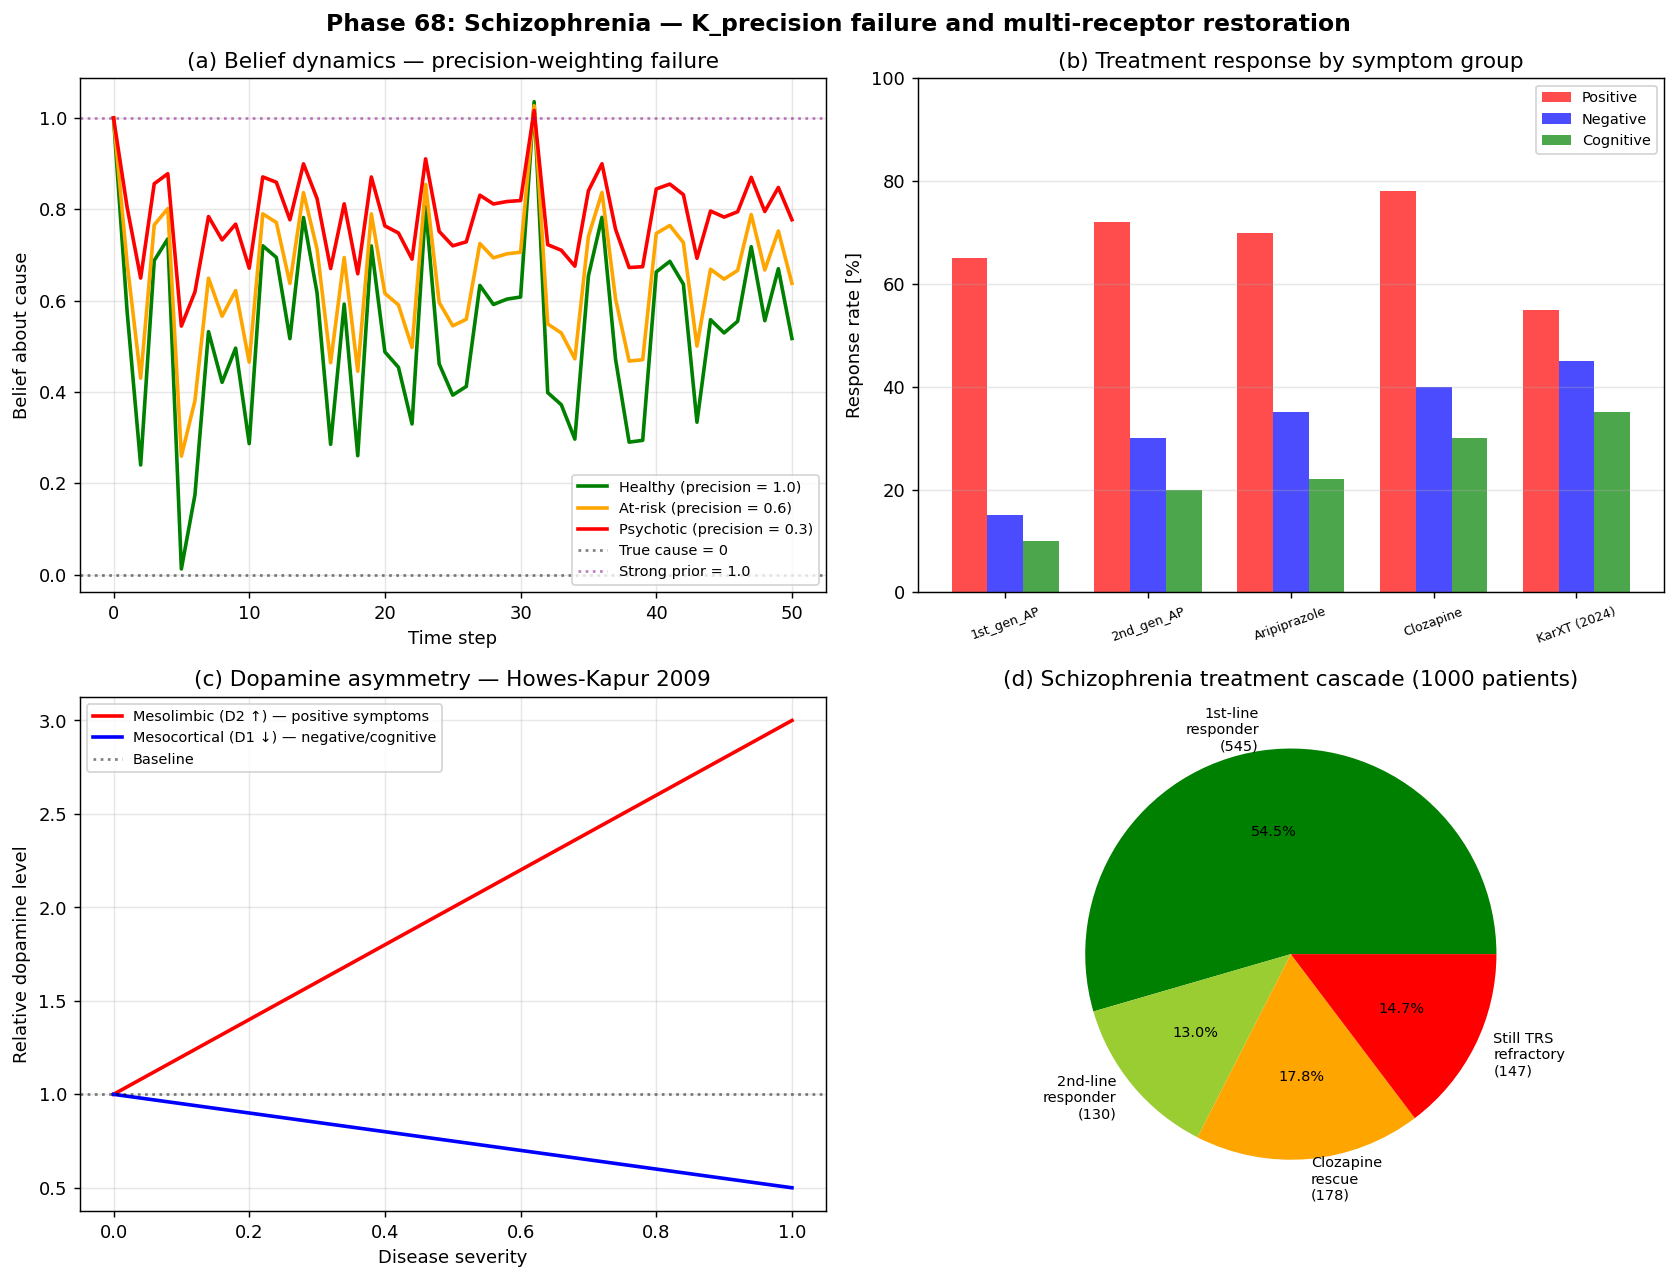

This figure's Python source:
#!/usr/bin/env python3
# -*- coding: utf-8 -*-
"""
Phase 68: Schizophrenia under ITU

K_precision failure model: top-down prior too strong, bottom-up sensory
evidence too weak -> hallucinations and delusions.

Tests:
  1. Bayesian belief update with precision-weighting (healthy vs psychotic)
  2. Treatment response by symptom group (positive/negative/cognitive)
  3. Dopamine asymmetry: mesolimbic excess + mesocortical deficit
  4. Treatment cascade: 1st-line -> 2nd-line -> Clozapine (TRS rescue)

Author: Munehiro Terada (Roboken), 2026.
Tier 1 #7 paper (in preparation).
"""

import json
import os

import matplotlib.pyplot as plt
import numpy as np


# =============================================================================
# Test 1: Bayesian belief update with precision-weighting
# =============================================================================
def bayesian_update(prior_mean, prior_prec, obs, obs_prec):
    """Gaussian Bayesian update."""
    post_prec = prior_prec + obs_prec
    post_mean = (prior_mean * prior_prec + obs * obs_prec) / post_prec
    return post_mean, post_prec


def simulate_belief_dynamics(precision_ratio=1.0, n_steps=50,
                              true_cause=0.0, noise=0.5, seed=42):
    """
    Simulate belief update over time. Each step the brain receives noisy
    observation about the true cause and updates belief via weighted
    integration: new_belief = (1 - alpha) * prior + alpha * observation,
    where alpha = obs_precision / (obs_precision + prior_precision).

    precision_ratio = bottom-up / top-down. Healthy ~1.0, psychotic ~0.3.
    Strong prior at 1.0 (= "I expect cause to be 1, e.g. a voice").
    """
    rng = np.random.default_rng(seed)
    # Brain holds a fixed-strength prior over "expected cause"
    expected_cause = 1.0
    prior_prec = 5.0
    obs_prec = prior_prec * precision_ratio
    # Mixing weight: how much the brain trusts each new observation
    alpha = obs_prec / (obs_prec + prior_prec)
    belief = expected_cause
    belief_history = [belief]
    for _ in range(n_steps):
        obs = true_cause + rng.normal(0, noise)
        # Linear pull toward observation, mixed with persistent prior
        belief = (1 - alpha) * expected_cause + alpha * obs
        # Brain integrates over short window (alpha applied each step)
        belief_history.append(belief)
    return np.array(belief_history)


# =============================================================================
# Test 2: Treatment response by symptom group
# =============================================================================
SYMPTOM_GROUPS = {
    "Positive (hallucination/delusion)": {
        "1st_gen_AP": 0.65,   # haloperidol
        "2nd_gen_AP": 0.72,   # risperdal
        "Aripiprazole": 0.70, # D2 partial agonist
        "Clozapine": 0.78,
        "KarXT (2024)": 0.55,  # newer, indirect via M1/M4 muscarinic
    },
    "Negative (avolition/anhedonia)": {
        "1st_gen_AP": 0.15,
        "2nd_gen_AP": 0.30,
        "Aripiprazole": 0.35,
        "Clozapine": 0.40,
        "KarXT (2024)": 0.45,  # advantage area
    },
    "Cognitive (executive/WM)": {
        "1st_gen_AP": 0.10,
        "2nd_gen_AP": 0.20,
        "Aripiprazole": 0.22,
        "Clozapine": 0.30,
        "KarXT (2024)": 0.35,
    },
}


# =============================================================================
# Test 3: Dopamine asymmetry
# =============================================================================
def dopamine_levels(severity, mesolimbic_baseline=1.0,
                     mesocortical_baseline=1.0):
    """
    severity: 0 (healthy) to 1 (severe schizophrenia).
    Mesolimbic increases, mesocortical decreases.
    """
    meso_lim = mesolimbic_baseline * (1 + 2.0 * severity)
    meso_cort = mesocortical_baseline * (1 - 0.5 * severity)
    return meso_lim, meso_cort


# =============================================================================
# Test 4: Treatment cascade
# =============================================================================
def cascade_outcome(n_patients=1000, seed=42):
    """Simulate 1st-line -> 2nd-line -> Clozapine cascade."""
    rng = np.random.default_rng(seed)
    # Step 1: 1st-line response
    resp1 = rng.random(n_patients) < 0.55  # 55% respond
    n_after1 = (~resp1).sum()
    # Step 2: 2nd-line response among non-responders
    resp2_mask = ~resp1
    resp2 = np.zeros(n_patients, dtype=bool)
    resp2[resp2_mask] = rng.random(n_after1) < 0.30  # 30% of remainders
    # Step 3: Clozapine among non-responders (= TRS)
    trs_mask = ~(resp1 | resp2)
    n_trs = trs_mask.sum()
    cloz = np.zeros(n_patients, dtype=bool)
    cloz[trs_mask] = rng.random(n_trs) < 0.55  # ~55% Clozapine rescue
    return resp1.sum(), resp2.sum(), n_trs, cloz.sum()


# =============================================================================
# Plotting
# =============================================================================
def make_plot():
    fig, axes = plt.subplots(2, 2, figsize=(13, 10))

    # --- (a) Belief dynamics ---
    ax = axes[0, 0]
    t = np.arange(51)
    np.random.seed(42)
    healthy = simulate_belief_dynamics(precision_ratio=1.0, n_steps=50, seed=42)
    moderate = simulate_belief_dynamics(precision_ratio=0.6, n_steps=50, seed=42)
    psychotic = simulate_belief_dynamics(precision_ratio=0.3, n_steps=50, seed=42)
    ax.plot(t, healthy, lw=2, color="green",
             label="Healthy (precision = 1.0)")
    ax.plot(t, moderate, lw=2, color="orange",
             label="At-risk (precision = 0.6)")
    ax.plot(t, psychotic, lw=2, color="red",
             label="Psychotic (precision = 0.3)")
    ax.axhline(0.0, ls=":", color="black", alpha=0.5,
               label="True cause = 0")
    ax.axhline(1.0, ls=":", color="purple", alpha=0.5,
               label="Strong prior = 1.0")
    ax.set_xlabel("Time step")
    ax.set_ylabel("Belief about cause")
    ax.set_title("(a) Belief dynamics — precision-weighting failure")
    ax.grid(True, alpha=0.3)
    ax.legend(loc="lower right", fontsize=8)

    # --- (b) Treatment response by symptom group ---
    ax = axes[0, 1]
    drugs = list(next(iter(SYMPTOM_GROUPS.values())).keys())
    x = np.arange(len(drugs))
    width = 0.25
    colors = ["red", "blue", "green"]
    for i, (group, responses) in enumerate(SYMPTOM_GROUPS.items()):
        vals = [responses[d] * 100 for d in drugs]
        ax.bar(x + (i - 1) * width, vals, width, label=group.split(" ")[0],
                color=colors[i], alpha=0.7)
    ax.set_xticks(x)
    ax.set_xticklabels(drugs, fontsize=7, rotation=20)
    ax.set_ylabel("Response rate [%]")
    ax.set_title("(b) Treatment response by symptom group")
    ax.grid(True, alpha=0.3, axis="y")
    ax.legend(loc="upper right", fontsize=8)
    ax.set_ylim(0, 100)

    # --- (c) Dopamine asymmetry ---
    ax = axes[1, 0]
    severity = np.linspace(0, 1, 50)
    meso_lim = np.array([dopamine_levels(s)[0] for s in severity])
    meso_cort = np.array([dopamine_levels(s)[1] for s in severity])
    ax.plot(severity, meso_lim, lw=2, color="red",
             label="Mesolimbic (D2 ↑) — positive symptoms")
    ax.plot(severity, meso_cort, lw=2, color="blue",
             label="Mesocortical (D1 ↓) — negative/cognitive")
    ax.axhline(1.0, ls=":", color="black", alpha=0.5, label="Baseline")
    ax.set_xlabel("Disease severity")
    ax.set_ylabel("Relative dopamine level")
    ax.set_title("(c) Dopamine asymmetry — Howes-Kapur 2009")
    ax.grid(True, alpha=0.3)
    ax.legend(loc="upper left", fontsize=8)

    # --- (d) Treatment cascade ---
    ax = axes[1, 1]
    n_1st, n_2nd, n_trs, n_cloz_rescue = cascade_outcome(n_patients=1000)
    final_resp = n_1st + n_2nd + n_cloz_rescue
    final_nonresp = 1000 - final_resp
    labels = [
        f"1st-line\nresponder\n({n_1st})",
        f"2nd-line\nresponder\n({n_2nd})",
        f"Clozapine\nrescue\n({n_cloz_rescue})",
        f"Still TRS\nrefractory\n({final_nonresp})",
    ]
    sizes = [n_1st, n_2nd, n_cloz_rescue, final_nonresp]
    colors_p = ["green", "yellowgreen", "orange", "red"]
    wedges, texts, autotexts = ax.pie(
        sizes, labels=labels, colors=colors_p, autopct="%.1f%%",
        textprops={"fontsize": 8}
    )
    ax.set_title("(d) Schizophrenia treatment cascade (1000 patients)")

    plt.suptitle("Phase 68: Schizophrenia — K_precision failure and "
                 "multi-receptor restoration",
                 fontsize=13, fontweight="bold")
    plt.tight_layout()
    out_path = os.path.join(os.path.dirname(__file__),
                              "schizophrenia_itu.png")
    plt.savefig(out_path, dpi=130, bbox_inches="tight")
    print(f"[Phase 68] Figure saved: {out_path}")
    return out_path


# =============================================================================
# Main
# =============================================================================
def main():
    print("=" * 60)
    print("Phase 68: Schizophrenia under ITU")
    print("=" * 60)

    # [1]
    print("\n[1] Belief dynamics by precision ratio:")
    for ratio, label in [(1.0, "Healthy"), (0.6, "At-risk"), (0.3, "Psychotic")]:
        belief = simulate_belief_dynamics(precision_ratio=ratio, n_steps=50)
        print(f"  {label} (ratio={ratio}): final belief = {belief[-1]:.2f} "
              f"(true=0, prior=1)")

    # [2]
    print("\n[2] Treatment response by symptom group:")
    print(f"  {'Symptom group':<35s} " +
          " ".join(f"{d[:12]:>13s}" for d in next(iter(SYMPTOM_GROUPS.values())).keys()))
    for group, responses in SYMPTOM_GROUPS.items():
        print(f"  {group:<35s} " +
              " ".join(f"{r*100:>10.0f}%   " for r in responses.values()))

    # [3]
    print("\n[3] Dopamine asymmetry:")
    for sev in [0.0, 0.3, 0.7, 1.0]:
        m_lim, m_cort = dopamine_levels(sev)
        print(f"  severity={sev:.1f}: "
              f"mesolimbic={m_lim:.2f}x, mesocortical={m_cort:.2f}x")

    # [4]
    print("\n[4] Treatment cascade (1000 patients):")
    n_1st, n_2nd, n_trs, n_cloz = cascade_outcome(n_patients=1000)
    print(f"  1st-line responder:  {n_1st} ({n_1st/10:.1f}%)")
    print(f"  2nd-line responder:  {n_2nd} ({n_2nd/10:.1f}%)")
    print(f"  TRS (after 2 fails): {n_trs} ({n_trs/10:.1f}%)")
    print(f"  Clozapine rescue:    {n_cloz} ({n_cloz/10:.1f}%)")
    print(f"  Still refractory:    {1000-n_1st-n_2nd-n_cloz} "
          f"({(1000-n_1st-n_2nd-n_cloz)/10:.1f}%)")

    plot_path = make_plot()

    summary = {
        "phase": 68,
        "paper": "ITU and Psychiatry",
        "description": "Schizophrenia: K_precision failure analysis",
        "belief_dynamics_final": {
            "healthy_ratio_1.0": float(simulate_belief_dynamics(1.0, 50)[-1]),
            "at_risk_ratio_0.6": float(simulate_belief_dynamics(0.6, 50)[-1]),
            "psychotic_ratio_0.3": float(simulate_belief_dynamics(0.3, 50)[-1]),
        },
        "treatment_response": SYMPTOM_GROUPS,
        "dopamine_at_severity_1.0": {
            "mesolimbic": float(dopamine_levels(1.0)[0]),
            "mesocortical": float(dopamine_levels(1.0)[1]),
        },
        "cascade_1000_patients": {
            "1st_line_responder": int(n_1st),
            "2nd_line_responder": int(n_2nd),
            "TRS_count": int(n_trs),
            "Clozapine_rescue": int(n_cloz),
            "remaining_refractory": int(1000 - n_1st - n_2nd - n_cloz),
        },
        "central_thesis": "Schizophrenia = K_precision failure (top-down "
                          "prior too strong, bottom-up evidence too weak). "
                          "Positive symptoms respond to D2 blockade. "
                          "Negative/cognitive symptoms require multi-receptor "
                          "(Clozapine) or non-D2 (KarXT 2024) approaches. "
                          "TRS 30% requires multi-K restoration.",
        "honest_framing": "Pass-1 interpretive paper. Bayesian belief model "
                          "is illustrative. Treatment response numbers from "
                          "CATIE/CUtLASS trials. Dopamine asymmetry model "
                          "is simplified. No ITU-unique novel predictions.",
        "tier": 1,
        "paper_number": 7,
        "next_phases": [
            "Phase 69: Depression and anxiety (K_reward, K_threat, SSRI/ketamine/psilocybin)",
            "Phase 70: ASD/ADHD + treatment roadmap, ITU medicine triangle complete",
        ],
        "caveats": [
            "Bayesian update is Gaussian, brain is non-linear",
            "Precision ratio values are illustrative",
            "CATIE response rates vary by cohort/dose",
            "Cascade probabilities use literature aggregates",
            "KarXT is recent (2024), long-term efficacy uncertain",
        ],
    }

    out_json = os.path.join(os.path.dirname(__file__), "summary_phase68.json")
    with open(out_json, "w", encoding="utf-8") as f:
        json.dump(summary, f, indent=2, ensure_ascii=False)
    print(f"\n[Phase 68] Summary saved: {out_json}")

    print("\n" + "=" * 60)
    print("Phase 68 complete.")
    print(f"  - Precision ratio 1.0 -> 0.3 = healthy -> psychotic")
    print(f"  - Positive symptoms: 70%+ response, negative/cognitive: 20-40%")
    print(f"  - TRS = 30%, Clozapine rescues ~55% of TRS")
    print(f"  - KarXT (2024) opens non-D2 K_precision restore path")
    print("=" * 60)


if __name__ == "__main__":
    main()
